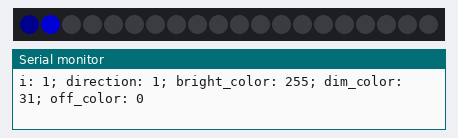
Bench run of a sketch on a simulated Arduino Uno, built for the host (arithmetic inside an expression is 32-bit, double 64-bit). Shown: 20 RGB LEDs in strip order, left to right, the last lines printed to the serial monitor. Dim RGB values are drawn brighter than linear.

Above: at 0.1 s.
At 4.96 s:
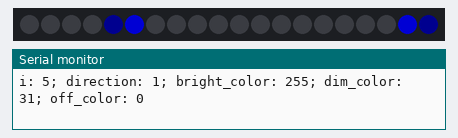
At 10.02 s:
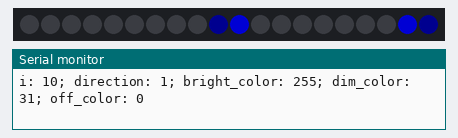
At 19.94 s:
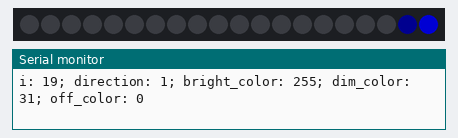
At 29.86 s:
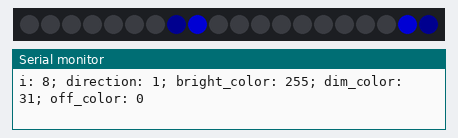
At 39.79 s:
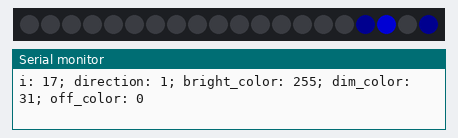

The sketch:

FastLED_trailing_dot.ino
```cpp
#include "FastSPI_LED2.h"

#define trunk_size 20
CRGB pixelBuffer[trunk_size];

void setup() {
  //defines pixel strip, RGB order (GRB in this case) and # of LEDs (20)
  FastLED.addLeds<LPD8806,GRB>( pixelBuffer, trunk_size );
  FastLED.setBrightness( 128);

  Serial.begin(19200);
}

byte i = 0;
short direction = 1;
byte trunk_stop = trunk_size - 1;
byte trunk_start = 0;
long bright_color = 0x0000FF;
long dim_color = 0x00001F;
long dimmer_color = 0x00000F;
long off_color = 0x000000;
word delay_ms = 200;

void loop()
{
    if( i >= trunk_stop) {
      direction = -1;
    }
    if (i <= trunk_start) {
      direction = 1;
    }
    i = i + direction;

    //set dot to bright
    pixelBuffer[i] = bright_color;

    //set next dot to dim if moving down trunk
    if ((i < trunk_stop) and (direction < 0)) {
      pixelBuffer[i + 1] = dim_color;
    }

    //set 2nd next dot to dim if moving down trunk
    if ((i+1 < trunk_stop) and (direction < 0)) {
      pixelBuffer[i + 2] = dim_color;
    }

    //set previous dot to dim if moving up trunk
    if ((i > trunk_start) and (direction > 0)) {
      pixelBuffer[i -1] = dim_color;
    }

    //set 2nd previous dot to dim if moving down trunk
    if ((i-1 < trunk_stop) and (direction < 0)) {
      pixelBuffer[i + 2] = dim_color;
    }

    //Debug to serial
    Serial.print("i: ");
    Serial.print(i);
    Serial.print("; direction: ");
    Serial.print(direction);
    Serial.print("; bright_color: ");
    Serial.print(bright_color);
    Serial.print("; dim_color: ");
    Serial.print(dim_color);
    Serial.print("; off_color: ");
    Serial.print(off_color);
    Serial.println("");

    FastLED.show();
    pixelBuffer[i] = off_color;
    if (i < trunk_stop) {
      pixelBuffer[i + 1] = off_color;
    }
    if ((i+1) < trunk_stop) {
      pixelBuffer[i + 2] = off_color;
    }
    if (i > trunk_start) {
      pixelBuffer[i - 1] = off_color;
    }
    if ((i-1) > trunk_start) {
      pixelBuffer[i - 2] = off_color;
    }

    //in milliseconds
    delay(delay_ms);
}
```
